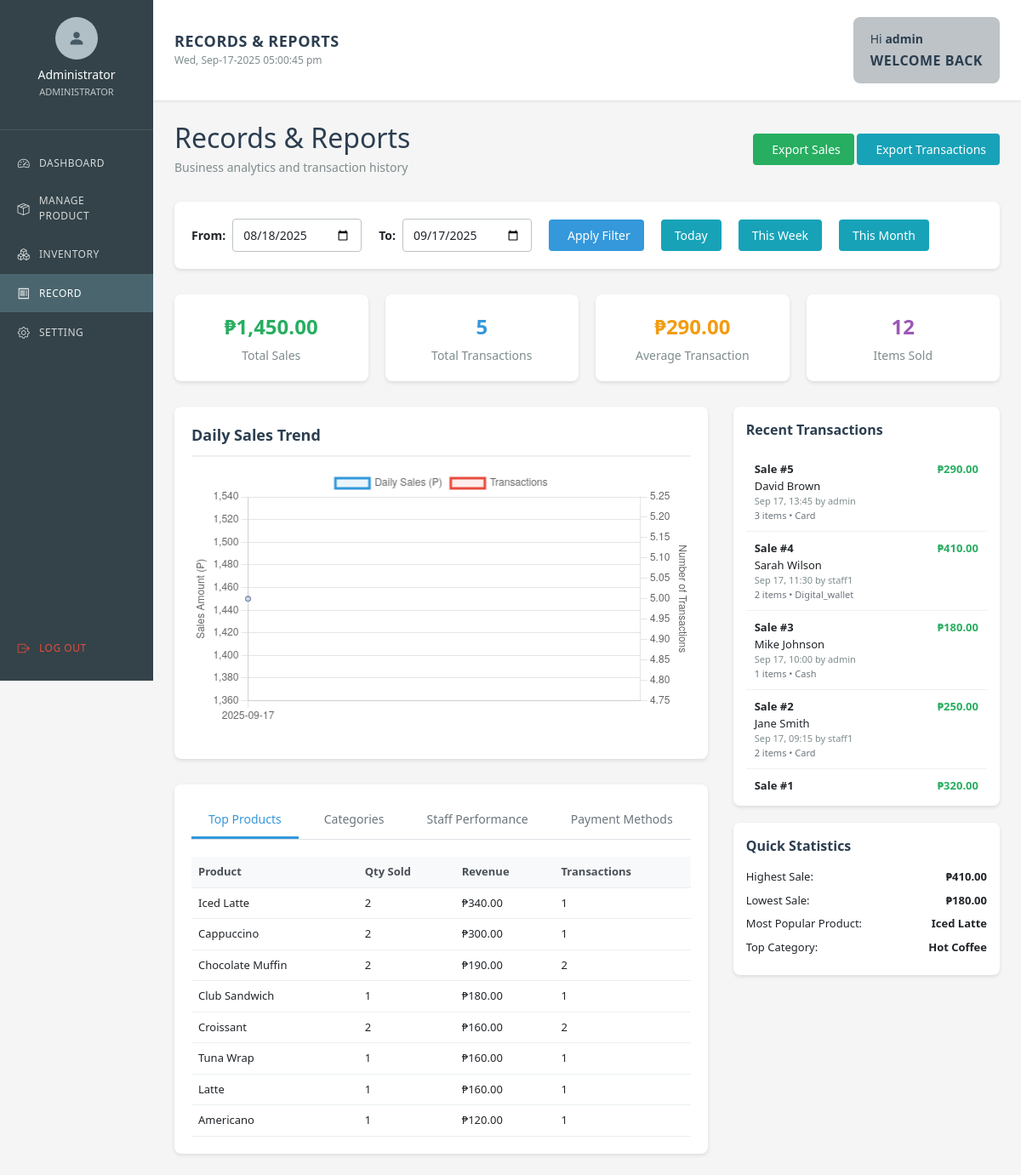
/admin/pages/records.php (signed in), run on an earlier commit of the app's database.
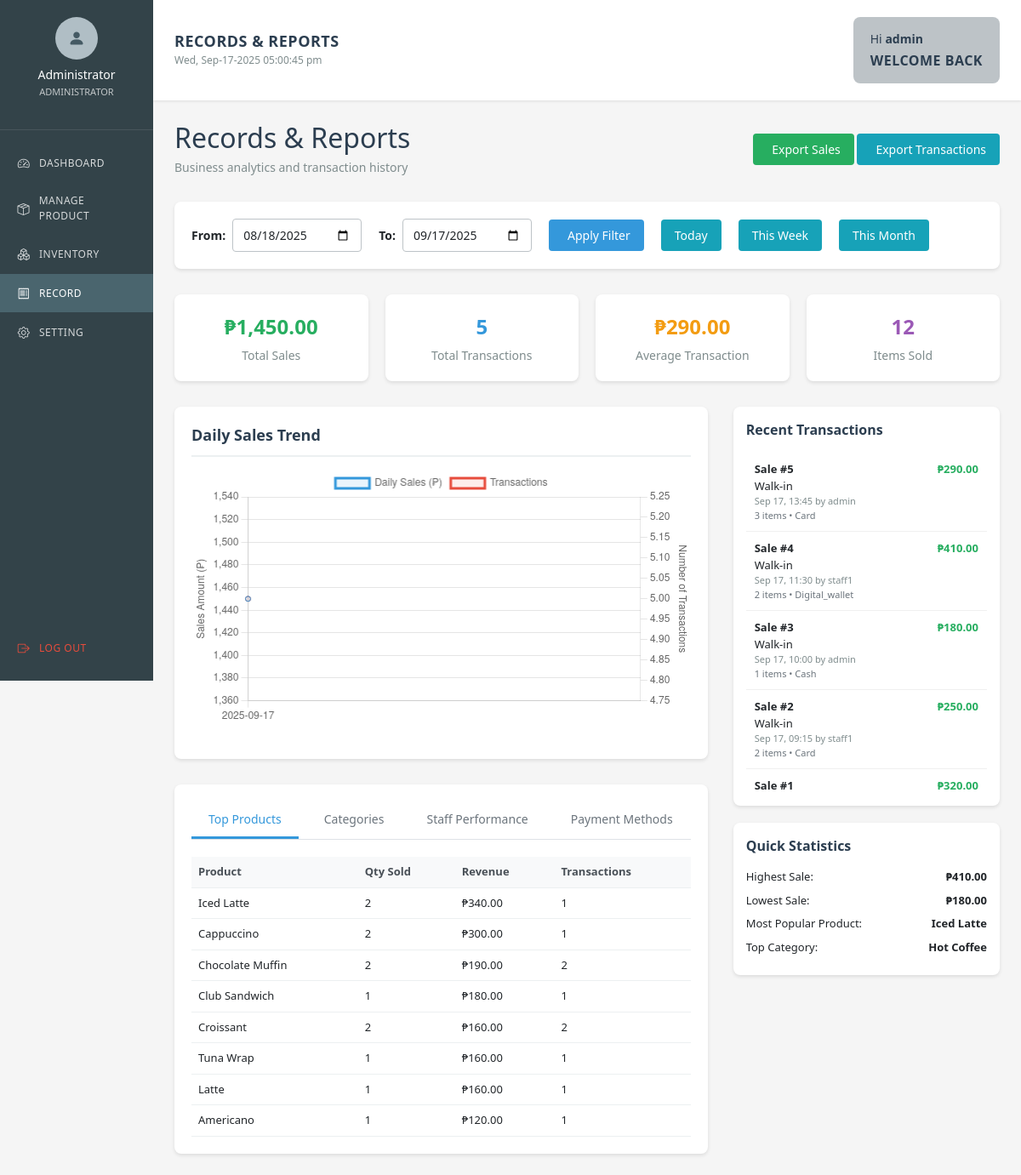
And on a later commit of the database.
### tables this page shows
CREATE TABLE `sales` (
    `sale_id` INT(11) NOT NULL AUTO_INCREMENT,
    `transaction_number` VARCHAR(50) NOT NULL UNIQUE,
    `user_id` INT(11) NOT NULL,
    `customer_name` VARCHAR(100),
    `total_amount` DECIMAL(10,2) NOT NULL DEFAULT 0.00,
    `tax_amount` DECIMAL(10,2) NOT NULL DEFAULT 0.00,
    `discount_amount` DECIMAL(10,2) NOT NULL DEFAULT 0.00,
    `payment_method` ENUM('cash', 'card', 'digital_wallet', 'credit') NOT NULL DEFAULT 'cash',
    `payment_status` ENUM('paid', 'pending', 'refunded') NOT NULL DEFAULT 'paid',
    `sale_date` TIMESTAMP DEFAULT CURRENT_TIMESTAMP,
    `notes` TEXT,
    PRIMARY KEY (`sale_id`),
    FOREIGN KEY (`user_id`) REFERENCES `users`(`user_id`),
    UNIQUE KEY `unique_transaction` (`transaction_number`),
    INDEX `idx_sale_date` (`sale_date`),
    INDEX `idx_user_id` (`user_id`),
    INDEX `idx_payment_status` (`payment_status`)
);

CREATE TABLE `users` (
    `user_id` INT(11) NOT NULL AUTO_INCREMENT,
    `username` VARCHAR(50) NOT NULL UNIQUE,
    `password` VARCHAR(255) NOT NULL,
    `full_name` VARCHAR(100) NOT NULL,
    `email` VARCHAR(100) UNIQUE,
    `role` ENUM('admin', 'staff') NOT NULL DEFAULT 'staff',
    `status` ENUM('active', 'inactive') NOT NULL DEFAULT 'active',
    `created_at` TIMESTAMP DEFAULT CURRENT_TIMESTAMP,
    `updated_at` TIMESTAMP DEFAULT CURRENT_TIMESTAMP ON UPDATE CURRENT_TIMESTAMP,
    `last_login` TIMESTAMP NULL,
    PRIMARY KEY (`user_id`),
    INDEX `idx_username` (`username`),
    INDEX `idx_role` (`role`)
);

### includes/database.php (called while the page is built, shortened)
<?php
class Database {
    private $host = 'localhost';
    private $dbname = '9bar_pos';
    private $username = 'root';
    private $password = '';
    private $charset = 'utf8mb4';
    private $pdo;
    private function connect() {
        $dsn = "mysql:host={$this->host};dbname={$this->dbname};charset={$this->charset}";
        $options = [
            PDO::ATTR_ERRMODE => PDO::ERRMODE_EXCEPTION,
            PDO::ATTR_DEFAULT_FETCH_MODE => PDO::FETCH_ASSOC,
            PDO::ATTR_EMULATE_PREPARES => false,
        ];
        try {
            $this->pdo = new PDO($dsn, $this->username, $this->password, $options);
        } catch (PDOException $e) {
            throw new PDOException($e->getMessage(), (int)$e->getCode());
        }
    }
    public function query($sql, $params = []) {
        try {
            $stmt = $this->pdo->prepare($sql);
            $stmt->execute($params);
            return $stmt;
        } catch (PDOException $e) {
            throw new PDOException($e->getMessage(), (int)$e->getCode());
        }
    }
    public function fetchAll($sql, $params = []) {
        $stmt = $this->query($sql, $params);
        return $stmt->fetchAll();
    }
}
?>

### admin/pages/records.php (the view, shortened to what the rows shown need)
<?php
include '../components/main-layout.php';
$startDate = $_GET['start_date'] ?? date('Y-m-d', strtotime('-30 days'));
$endDate = $_GET['end_date'] ?? date('Y-m-d');
$recentTransactions = $db->fetchAll("
    SELECT s.sale_id, s.sale_date, s.total_amount, s.payment_method,
           u.username, s.customer_name,
           COUNT(si.product_id) as item_count
    FROM sales s
    JOIN users u ON s.user_id = u.user_id
    LEFT JOIN sale_items si ON s.sale_id = si.sale_id
    WHERE DATE(s.sale_date) BETWEEN ? AND ?
    GROUP BY s.sale_id
    ORDER BY s.sale_date DESC
    LIMIT 50
", [$startDate, $endDate]);
?>
<div class="reports-header">
    <div>
        <h2 style="margin: 0; color: #2c3e50;">Records & Reports</h2>
    </div>
</div>
<div class="reports-content">
    <div class="main-reports">
        <div class="report-card">
            <div id="products-tab" class="tab-content active">
                <table class="table-simple">
                    <thead>
                        <tr>
                            <th>Product</th>
                            <th>Qty Sold</th>
                            <th>Revenue</th>
                            <th>Transactions</th>
                        </tr>
                    </thead>
                </table>
            </div>
        </div>
    </div>
    <div class="side-reports">
        <div class="side-card">
            <div class="transactions-table">
                <?php foreach (array_slice($recentTransactions, 0, 15) as $transaction): ?>
                <div class="transaction-item">
                    <div class="transaction-info">
                        <div><strong>Sale #<?php echo $transaction['sale_id']; ?></strong></div>
                        <div><?php echo htmlspecialchars($transaction['customer_name'] ?: 'Walk-in'); ?></div>
                        <div class="transaction-date">
                            <?php echo date('M j, H:i', strtotime($transaction['sale_date'])); ?> by <?php echo htmlspecialchars($transaction['username']); ?>
                        </div>
                        <div style="font-size: 11px; color: #6c757d;">
                            <?php echo $transaction['item_count']; ?> items • <?php echo ucfirst($transaction['payment_method']); ?>
                        </div>
                    </div>
                    <div class="transaction-amount">
                        ₱<?php echo number_format($transaction['total_amount'], 2); ?>
                    </div>
                </div>
                <?php endforeach; ?>
            </div>
        </div>
    </div>
</div>
<?php include '../components/layout-end.php'; ?>

What changed in the data, as far as the page shows it:
changed sales "Sep 17, 13:45": customer_name "David Brown" → "Walk-in"
changed sales "Sep 17, 11:30": customer_name "Sarah Wilson" → "Walk-in"
changed sales "Sep 17, 10:00": customer_name "Mike Johnson" → "Walk-in"
changed sales "Sep 17, 09:15": customer_name "Jane Smith" → "Walk-in"
